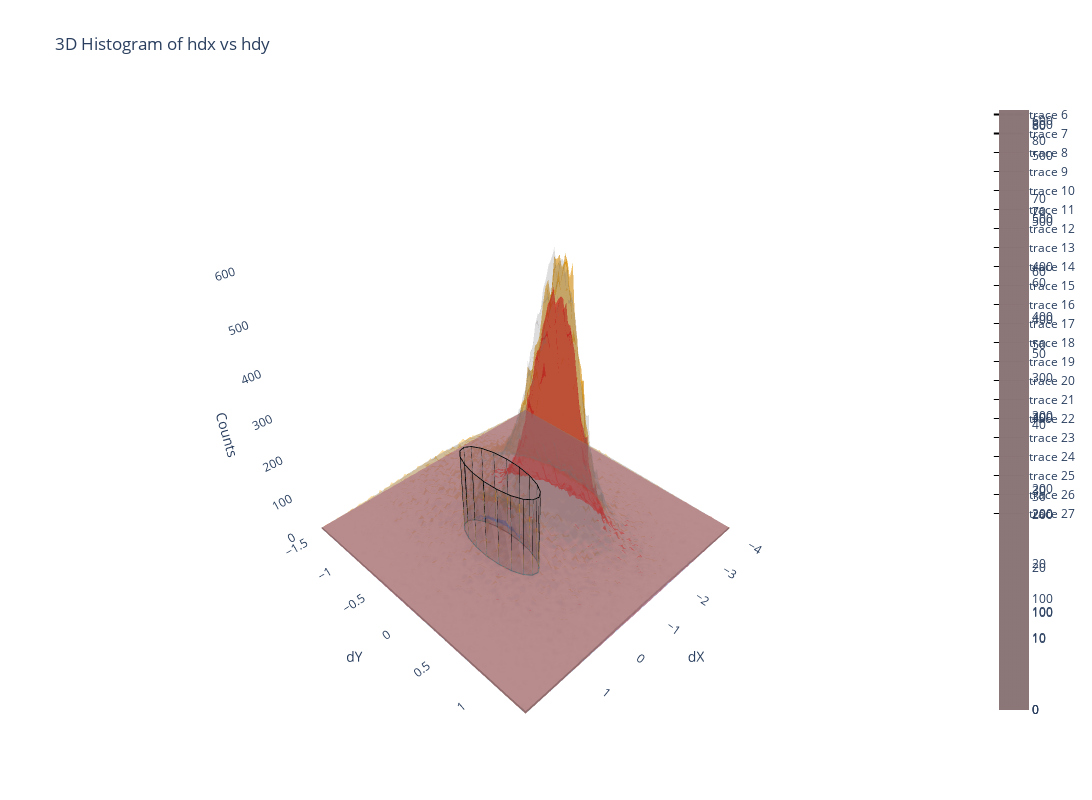

Write notebook code for a chart like this one.
### Code cell
import plotly.graph_objects as go
import numpy as np
fig = go.Figure()
if config=='2':
    countsmax=200
if config=='3':
    countsmax=200
if config=='4':
    countsmax=200

x_centers1 = (x_edges1[:-1] + x_edges1[1:]) / 2
y_centers1 = (y_edges1[:-1] + y_edges1[1:]) / 2

x_centers2 = (x_edges2[:-1] + x_edges2[1:]) / 2
y_centers2 = (y_edges2[:-1] + y_edges2[1:]) / 2

x_centers3 = (x_edges3[:-1] + x_edges3[1:]) / 2
y_centers3 = (y_edges3[:-1] + y_edges3[1:]) / 2

x_centers4 = (x_edges4[:-1] + x_edges4[1:]) / 2
y_centers4 = (y_edges4[:-1] + y_edges4[1:]) / 2

x_centers5 = (x_edges5[:-1] + x_edges5[1:]) / 2
y_centers5 = (y_edges5[:-1] + y_edges5[1:]) / 2

constant_color1 = np.ones_like(bin_contents1.T)
constant_color2 = np.ones_like(bin_contents2.T)

red_colorscale = [[0, 'rgba(255,0,0,0.6)'], [1, 'rgba(255,0,0,0.6)']]
blue_colorscale = [[0, 'rgba(0,0,255,0.6)'], [1, 'rgba(0,0,255,0.6)']]
dodger_blue_colorscale = [[0, 'rgba(30,144,255,0.6)'], [1, 'rgba(30,144,255,0.6)']]
orange_colorscale = [[0, 'rgba(255,165,0,0.6)'], [1, 'rgba(255,165,0,0.6)']]
magenta_colorscale = [[0, 'rgba(255,0,255,0.6)'], [1, 'rgba(255,0,255,0.6)']]
gray_colorscale = [[0, 'rgba(128,128,128,0.6)'], [1, 'rgba(128,128,128,0.6)']]
white_colorscale = [[0, 'rgba(255,255,255,0.6)'], [1, 'rgba(255,255,255,0.6)']]
green_colorscale = [[0, 'rgba(0,255,0,0.6)'], [1, 'rgba(0,255,0,0.6)']]

# Create the 3D histogram plot using plotly
alph=.6
#data
fig.add_trace(go.Surface(z=bin_contents1.T, x=x_centers1, y=y_centers1, colorscale=orange_colorscale, opacity=alph))

#neutron
fig.add_trace(go.Surface(z=bin_contents3.T, x=x_centers3, y=y_centers3,colorscale=dodger_blue_colorscale, opacity=alph))
#proton
fig.add_trace(go.Surface(z=bin_contents5.T, x=x_centers5, y=y_centers5,colorscale=red_colorscale, opacity=alph))
#background
fig.add_trace(go.Surface(z=bin_contents4.T, x=x_centers4, y=y_centers4,colorscale=gray_colorscale, opacity=alph))
#fit
fig.add_trace(go.Surface(z=bin_contents2.T, x=x_centers2, y=y_centers2,colorscale=gray_colorscale, opacity=.2))


x_center = (dxmin + dxmax) / 2
y_center = (dymin + dymax) / 2
a = (dxmax - dxmin) / 2
b = (dymax - dymin) / 2
theta = np.linspace(0, 2 * np.pi, 20)
x_ellipse = x_center + a * np.cos(theta)
y_ellipse = y_center + b * np.sin(theta)
z_bottom = np.zeros_like(theta)
z_top = np.ones_like(theta) * countsmax
x_cylinder = np.concatenate([x_ellipse, x_ellipse])
y_cylinder = np.concatenate([y_ellipse, y_ellipse])
z_cylinder = np.concatenate([z_bottom, z_top])

# Create the vertex indices for the sides of the cylinder
i = []
j = []
k = []

num_points = len(theta)
for t in range(num_points - 1):
    i.extend([t, t, t + num_points])
    j.extend([t + 1, t + 1 + num_points, t + 1 + num_points])
    k.extend([t + num_points, t + 1, t])

# Close the cylinder by connecting the last points to the first
i.extend([num_points - 1, num_points - 1, 0])
j.extend([0, num_points, num_points])
k.extend([num_points, 0, num_points - 1])

# Add the cylindrical surface
fig.add_trace(go.Mesh3d(
    x=x_cylinder,
    y=y_cylinder,
    z=z_cylinder,
    i=i,
    j=j,
    k=k,
    color='black',
    opacity=0.05,
    name='Elliptical Cylinder'
))

fig.add_trace(go.Scatter3d(x=x_ellipse, y=y_ellipse, z=z_bottom, mode='lines', line=dict(color='black', width=2)))

# Add the top of the cylinder
fig.add_trace(go.Scatter3d(x=x_ellipse, y=y_ellipse, z=z_top, mode='lines', line=dict(color='black', width=2)))

# Add the sides of the cylinder
for i in range(len(theta)):
    fig.add_trace(go.Scatter3d(
        x=[x_ellipse[i], x_ellipse[i]],
        y=[y_ellipse[i], y_ellipse[i]],
        z=[z_bottom[i], z_top[i]],
        mode='lines',
        line=dict(color='black', width=1)
    ))
fig.update_layout(
    title='3D Histogram of hdx vs hdy',
    scene = dict(
        xaxis_title='dX',
        yaxis_title='dY',
        zaxis_title='Counts'
    ),
    width=1200,  # Adjust the width here
    height=800   # Adjust the height here
)
fig.update_layout(scene=dict(
    xaxis=dict(
        showgrid=False,
        zeroline=False,
        showbackground=True,
        backgroundcolor='white'
    ),
    yaxis=dict(
        showgrid=False,
        zeroline=False,
        showbackground=True,
        backgroundcolor='white'
    ),
    zaxis=dict(
        showgrid=False,
        zeroline=False,
        showbackground=True,
        backgroundcolor='white'
    ),
))
fig.show()

### Figure 1 — Plotly figure (JSON) as saved in the notebook; plotly's stock layout.template omitted (floating-point values rounded to 4 significant figures; data arrays with more than 128 entries replaced by an {"elided": "..."} marker saying what was removed)
{"data": [{"colorscale": [[0, "rgba(255,165,0,0.6)"], [1, "rgba(255,165,0,0.6)"]], "opacity": 0.6, "type": "surface", "x": [-3.935, -3.87, -3.805, -3.74, -3.675, -3.61, -3.545, -3.48, -3.415, -3.35, -3.285, -3.22, -3.155, -3.09, -3.025, -2.96, -2.895, -2.83, -2.765, -2.7, -2.635, -2.57, -2.505, -2.44, -2.375, -2.31, -2.245, -2.18, -2.115, -2.05, -1.985, -1.92, -1.855, -1.79, -1.725, -1.66, -1.595, -1.53, -1.465, -1.4, -1.335, -1.27, -1.205, -1.14, -1.075, -1.01, -0.945, -0.88, -0.815, -0.75, -0.685, -0.62, -0.555, -0.49, -0.425, -0.36, -0.295, -0.23, -0.165, -0.1, -0.035, 0.03, 0.095, 0.16, 0.225, 0.29, 0.355, 0.42, 0.485, 0.55, 0.615, 0.68, 0.745, 0.81, 0.875, 0.94, 1.005, 1.07, 1.135, 1.2, 1.265, 1.33, 1.395, 1.46, 1.525, 1.59, 1.655, 1.72, 1.785, 1.85, 1.915, 1.98, 2.045, 2.11, 2.175, 2.24, 2.305, 2.37, 2.435], "y": [-1.47, -1.44, -1.41, -1.38, -1.35, -1.32, -1.29, -1.26, -1.23, -1.2, -1.17, -1.14, -1.11, -1.08, -1.05, -1.02, -0.99, -0.96, -0.93, -0.9, -0.87, -0.84, -0.81, -0.78, -0.75, -0.72, -0.69, -0.66, -0.63, -0.6, -0.57, -0.54, -0.51, -0.48, -0.45, -0.42, -0.39, -0.36, -0.33, -0.3, -0.27, -0.24, -0.21, -0.18, -0.15, -0.12, -0.09, -0.06, -0.03, -1.388e-17, 0.03, 0.06, 0.09, 0.12, 0.15, 0.18, 0.21, 0.24, 0.27, 0.3, 0.33, 0.36, 0.39, 0.42, 0.45, 0.48, 0.51, 0.54, 0.57, 0.6, 0.63, 0.66, 0.69, 0.72, 0.75, 0.78, 0.81, 0.84, 0.87, 0.9, 0.93, 0.96, 0.99, 1.02, 1.05, 1.08, 1.11, 1.14, 1.17, 1.2, 1.23, 1.26, 1.29, 1.32, 1.35, 1.38, 1.41, 1.44, 1.47], "z": {"elided": "100x100 int values"}}, {"colorscale": [[0, "rgba(30,144,255,0.6)"], [1, "rgba(30,144,255,0.6)"]], "opacity": 0.6, "type": "surface", "x": [-3.935, -3.87, -3.805, -3.74, -3.675, -3.61, -3.545, -3.48, -3.415, -3.35, -3.285, -3.22, -3.155, -3.09, -3.025, -2.96, -2.895, -2.83, -2.765, -2.7, -2.635, -2.57, -2.505, -2.44, -2.375, -2.31, -2.245, -2.18, -2.115, -2.05, -1.985, -1.92, -1.855, -1.79, -1.725, -1.66, -1.595, -1.53, -1.465, -1.4, -1.335, -1.27, -1.205, -1.14, -1.075, -1.01, -0.945, -0.88, -0.815, -0.75, -0.685, -0.62, -0.555, -0.49, -0.425, -0.36, -0.295, -0.23, -0.165, -0.1, -0.035, 0.03, 0.095, 0.16, 0.225, 0.29, 0.355, 0.42, 0.485, 0.55, 0.615, 0.68, 0.745, 0.81, 0.875, 0.94, 1.005, 1.07, 1.135, 1.2, 1.265, 1.33, 1.395, 1.46, 1.525, 1.59, 1.655, 1.72, 1.785, 1.85, 1.915, 1.98, 2.045, 2.11, 2.175, 2.24, 2.305, 2.37, 2.435], "y": [-1.47, -1.44, -1.41, -1.38, -1.35, -1.32, -1.29, -1.26, -1.23, -1.2, -1.17, -1.14, -1.11, -1.08, -1.05, -1.02, -0.99, -0.96, -0.93, -0.9, -0.87, -0.84, -0.81, -0.78, -0.75, -0.72, -0.69, -0.66, -0.63, -0.6, -0.57, -0.54, -0.51, -0.48, -0.45, -0.42, -0.39, -0.36, -0.33, -0.3, -0.27, -0.24, -0.21, -0.18, -0.15, -0.12, -0.09, -0.06, -0.03, -1.388e-17, 0.03, 0.06, 0.09, 0.12, 0.15, 0.18, 0.21, 0.24, 0.27, 0.3, 0.33, 0.36, 0.39, 0.42, 0.45, 0.48, 0.51, 0.54, 0.57, 0.6, 0.63, 0.66, 0.69, 0.72, 0.75, 0.78, 0.81, 0.84, 0.87, 0.9, 0.93, 0.96, 0.99, 1.02, 1.05, 1.08, 1.11, 1.14, 1.17, 1.2, 1.23, 1.26, 1.29, 1.32, 1.35, 1.38, 1.41, 1.44, 1.47], "z": {"elided": "100x100 float values"}}, {"colorscale": [[0, "rgba(255,0,0,0.6)"], [1, "rgba(255,0,0,0.6)"]], "opacity": 0.6, "type": "surface", "x": [-3.935, -3.87, -3.805, -3.74, -3.675, -3.61, -3.545, -3.48, -3.415, -3.35, -3.285, -3.22, -3.155, -3.09, -3.025, -2.96, -2.895, -2.83, -2.765, -2.7, -2.635, -2.57, -2.505, -2.44, -2.375, -2.31, -2.245, -2.18, -2.115, -2.05, -1.985, -1.92, -1.855, -1.79, -1.725, -1.66, -1.595, -1.53, -1.465, -1.4, -1.335, -1.27, -1.205, -1.14, -1.075, -1.01, -0.945, -0.88, -0.815, -0.75, -0.685, -0.62, -0.555, -0.49, -0.425, -0.36, -0.295, -0.23, -0.165, -0.1, -0.035, 0.03, 0.095, 0.16, 0.225, 0.29, 0.355, 0.42, 0.485, 0.55, 0.615, 0.68, 0.745, 0.81, 0.875, 0.94, 1.005, 1.07, 1.135, 1.2, 1.265, 1.33, 1.395, 1.46, 1.525, 1.59, 1.655, 1.72, 1.785, 1.85, 1.915, 1.98, 2.045, 2.11, 2.175, 2.24, 2.305, 2.37, 2.435], "y": [-1.47, -1.44, -1.41, -1.38, -1.35, -1.32, -1.29, -1.26, -1.23, -1.2, -1.17, -1.14, -1.11, -1.08, -1.05, -1.02, -0.99, -0.96, -0.93, -0.9, -0.87, -0.84, -0.81, -0.78, -0.75, -0.72, -0.69, -0.66, -0.63, -0.6, -0.57, -0.54, -0.51, -0.48, -0.45, -0.42, -0.39, -0.36, -0.33, -0.3, -0.27, -0.24, -0.21, -0.18, -0.15, -0.12, -0.09, -0.06, -0.03, -1.388e-17, 0.03, 0.06, 0.09, 0.12, 0.15, 0.18, 0.21, 0.24, 0.27, 0.3, 0.33, 0.36, 0.39, 0.42, 0.45, 0.48, 0.51, 0.54, 0.57, 0.6, 0.63, 0.66, 0.69, 0.72, 0.75, 0.78, 0.81, 0.84, 0.87, 0.9, 0.93, 0.96, 0.99, 1.02, 1.05, 1.08, 1.11, 1.14, 1.17, 1.2, 1.23, 1.26, 1.29, 1.32, 1.35, 1.38, 1.41, 1.44, 1.47], "z": {"elided": "100x100 float values"}}, {"colorscale": [[0, "rgba(128,128,128,0.6)"], [1, "rgba(128,128,128,0.6)"]], "opacity": 0.6, "type": "surface", "x": [-3.935, -3.87, -3.805, -3.74, -3.675, -3.61, -3.545, -3.48, -3.415, -3.35, -3.285, -3.22, -3.155, -3.09, -3.025, -2.96, -2.895, -2.83, -2.765, -2.7, -2.635, -2.57, -2.505, -2.44, -2.375, -2.31, -2.245, -2.18, -2.115, -2.05, -1.985, -1.92, -1.855, -1.79, -1.725, -1.66, -1.595, -1.53, -1.465, -1.4, -1.335, -1.27, -1.205, -1.14, -1.075, -1.01, -0.945, -0.88, -0.815, -0.75, -0.685, -0.62, -0.555, -0.49, -0.425, -0.36, -0.295, -0.23, -0.165, -0.1, -0.035, 0.03, 0.095, 0.16, 0.225, 0.29, 0.355, 0.42, 0.485, 0.55, 0.615, 0.68, 0.745, 0.81, 0.875, 0.94, 1.005, 1.07, 1.135, 1.2, 1.265, 1.33, 1.395, 1.46, 1.525, 1.59, 1.655, 1.72, 1.785, 1.85, 1.915, 1.98, 2.045, 2.11, 2.175, 2.24, 2.305, 2.37, 2.435], "y": [-1.47, -1.44, -1.41, -1.38, -1.35, -1.32, -1.29, -1.26, -1.23, -1.2, -1.17, -1.14, -1.11, -1.08, -1.05, -1.02, -0.99, -0.96, -0.93, -0.9, -0.87, -0.84, -0.81, -0.78, -0.75, -0.72, -0.69, -0.66, -0.63, -0.6, -0.57, -0.54, -0.51, -0.48, -0.45, -0.42, -0.39, -0.36, -0.33, -0.3, -0.27, -0.24, -0.21, -0.18, -0.15, -0.12, -0.09, -0.06, -0.03, -1.388e-17, 0.03, 0.06, 0.09, 0.12, 0.15, 0.18, 0.21, 0.24, 0.27, 0.3, 0.33, 0.36, 0.39, 0.42, 0.45, 0.48, 0.51, 0.54, 0.57, 0.6, 0.63, 0.66, 0.69, 0.72, 0.75, 0.78, 0.81, 0.84, 0.87, 0.9, 0.93, 0.96, 0.99, 1.02, 1.05, 1.08, 1.11, 1.14, 1.17, 1.2, 1.23, 1.26, 1.29, 1.32, 1.35, 1.38, 1.41, 1.44, 1.47], "z": {"elided": "100x100 float values"}}, {"colorscale": [[0, "rgba(128,128,128,0.6)"], [1, "rgba(128,128,128,0.6)"]], "opacity": 0.2, "type": "surface", "x": [-3.935, -3.87, -3.805, -3.74, -3.675, -3.61, -3.545, -3.48, -3.415, -3.35, -3.285, -3.22, -3.155, -3.09, -3.025, -2.96, -2.895, -2.83, -2.765, -2.7, -2.635, -2.57, -2.505, -2.44, -2.375, -2.31, -2.245, -2.18, -2.115, -2.05, -1.985, -1.92, -1.855, -1.79, -1.725, -1.66, -1.595, -1.53, -1.465, -1.4, -1.335, -1.27, -1.205, -1.14, -1.075, -1.01, -0.945, -0.88, -0.815, -0.75, -0.685, -0.62, -0.555, -0.49, -0.425, -0.36, -0.295, -0.23, -0.165, -0.1, -0.035, 0.03, 0.095, 0.16, 0.225, 0.29, 0.355, 0.42, 0.485, 0.55, 0.615, 0.68, 0.745, 0.81, 0.875, 0.94, 1.005, 1.07, 1.135, 1.2, 1.265, 1.33, 1.395, 1.46, 1.525, 1.59, 1.655, 1.72, 1.785, 1.85, 1.915, 1.98, 2.045, 2.11, 2.175, 2.24, 2.305, 2.37, 2.435], "y": [-1.47, -1.44, -1.41, -1.38, -1.35, -1.32, -1.29, -1.26, -1.23, -1.2, -1.17, -1.14, -1.11, -1.08, -1.05, -1.02, -0.99, -0.96, -0.93, -0.9, -0.87, -0.84, -0.81, -0.78, -0.75, -0.72, -0.69, -0.66, -0.63, -0.6, -0.57, -0.54, -0.51, -0.48, -0.45, -0.42, -0.39, -0.36, -0.33, -0.3, -0.27, -0.24, -0.21, -0.18, -0.15, -0.12, -0.09, -0.06, -0.03, -1.388e-17, 0.03, 0.06, 0.09, 0.12, 0.15, 0.18, 0.21, 0.24, 0.27, 0.3, 0.33, 0.36, 0.39, 0.42, 0.45, 0.48, 0.51, 0.54, 0.57, 0.6, 0.63, 0.66, 0.69, 0.72, 0.75, 0.78, 0.81, 0.84, 0.87, 0.9, 0.93, 0.96, 0.99, 1.02, 1.05, 1.08, 1.11, 1.14, 1.17, 1.2, 1.23, 1.26, 1.29, 1.32, 1.35, 1.38, 1.41, 1.44, 1.47], "z": {"elided": "100x100 float values"}}, {"color": "black", "i": [0, 0, 20, 1, 1, 21, 2, 2, 22, 3, 3, 23, 4, 4, 24, 5, 5, 25, 6, 6, 26, 7, 7, 27, 8, 8, 28, 9, 9, 29, 10, 10, 30, 11, 11, 31, 12, 12, 32, 13, 13, 33, 14, 14, 34, 15, 15, 35, 16, 16, 36, 17, 17, 37, 18, 18, 38, 19, 19, 0], "j": [1, 21, 21, 2, 22, 22, 3, 23, 23, 4, 24, 24, 5, 25, 25, 6, 26, 26, 7, 27, 27, 8, 28, 28, 9, 29, 29, 10, 30, 30, 11, 31, 31, 12, 32, 32, 13, 33, 33, 14, 34, 34, 15, 35, 35, 16, 36, 36, 17, 37, 37, 18, 38, 38, 19, 39, 39, 0, 20, 20], "k": [20, 1, 0, 21, 2, 1, 22, 3, 2, 23, 4, 3, 24, 5, 4, 25, 6, 5, 26, 7, 6, 27, 8, 7, 28, 9, 8, 29, 10, 9, 30, 11, 10, 31, 12, 11, 32, 13, 12, 33, 14, 13, 34, 15, 14, 35, 16, 15, 36, 17, 16, 37, 18, 17, 38, 19, 18, 20, 0, 19], "name": "Elliptical Cylinder", "opacity": 0.05, "type": "mesh3d", "x": [0.4, 0.3783, 0.3157, 0.2188, 0.09819, -0.03303, -0.1607, -0.2709, -0.3518, -0.3945, -0.3945, -0.3518, -0.2709, -0.1607, -0.03303, 0.09819, 0.2188, 0.3157, 0.3783, 0.4, 0.4, 0.3783, 0.3157, 0.2188, 0.09819, -0.03303, -0.1607, -0.2709, -0.3518, -0.3945, -0.3945, -0.3518, -0.2709, -0.1607, -0.03303, 0.09819, 0.2188, 0.3157, 0.3783, 0.4], "y": [0, 0.1623, 0.3071, 0.4186, 0.4847, 0.4983, 0.4579, 0.3679, 0.238, 0.0823, -0.0823, -0.238, -0.3679, -0.4579, -0.4983, -0.4847, -0.4186, -0.3071, -0.1623, -1.225e-16, 0, 0.1623, 0.3071, 0.4186, 0.4847, 0.4983, 0.4579, 0.3679, 0.238, 0.0823, -0.0823, -0.238, -0.3679, -0.4579, -0.4983, -0.4847, -0.4186, -0.3071, -0.1623, -1.225e-16], "z": [0, 0, 0, 0, 0, 0, 0, 0, 0, 0, 0, 0, 0, 0, 0, 0, 0, 0, 0, 0, 200, 200, 200, 200, 200, 200, 200, 200, 200, 200, 200, 200, 200, 200, 200, 200, 200, 200, 200, 200]}, {"line": {"color": "black", "width": 2}, "mode": "lines", "type": "scatter3d", "x": [0.4, 0.3783, 0.3157, 0.2188, 0.09819, -0.03303, -0.1607, -0.2709, -0.3518, -0.3945, -0.3945, -0.3518, -0.2709, -0.1607, -0.03303, 0.09819, 0.2188, 0.3157, 0.3783, 0.4], "y": [0, 0.1623, 0.3071, 0.4186, 0.4847, 0.4983, 0.4579, 0.3679, 0.238, 0.0823, -0.0823, -0.238, -0.3679, -0.4579, -0.4983, -0.4847, -0.4186, -0.3071, -0.1623, -1.225e-16], "z": [0, 0, 0, 0, 0, 0, 0, 0, 0, 0, 0, 0, 0, 0, 0, 0, 0, 0, 0, 0]}, {"line": {"color": "black", "width": 2}, "mode": "lines", "type": "scatter3d", "x": [0.4, 0.3783, 0.3157, 0.2188, 0.09819, -0.03303, -0.1607, -0.2709, -0.3518, -0.3945, -0.3945, -0.3518, -0.2709, -0.1607, -0.03303, 0.09819, 0.2188, 0.3157, 0.3783, 0.4], "y": [0, 0.1623, 0.3071, 0.4186, 0.4847, 0.4983, 0.4579, 0.3679, 0.238, 0.0823, -0.0823, -0.238, -0.3679, -0.4579, -0.4983, -0.4847, -0.4186, -0.3071, -0.1623, -1.225e-16], "z": [200, 200, 200, 200, 200, 200, 200, 200, 200, 200, 200, 200, 200, 200, 200, 200, 200, 200, 200, 200]}, {"line": {"color": "black", "width": 1}, "mode": "lines", "type": "scatter3d", "x": [0.4, 0.4], "y": [0, 0], "z": [0, 200]}, {"line": {"color": "black", "width": 1}, "mode": "lines", "type": "scatter3d", "x": [0.3783, 0.3783], "y": [0.1623, 0.1623], "z": [0, 200]}, {"line": {"color": "black", "width": 1}, "mode": "lines", "type": "scatter3d", "x": [0.3157, 0.3157], "y": [0.3071, 0.3071], "z": [0, 200]}, {"line": {"color": "black", "width": 1}, "mode": "lines", "type": "scatter3d", "x": [0.2188, 0.2188], "y": [0.4186, 0.4186], "z": [0, 200]}, {"line": {"color": "black", "width": 1}, "mode": "lines", "type": "scatter3d", "x": [0.09819, 0.09819], "y": [0.4847, 0.4847], "z": [0, 200]}, {"line": {"color": "black", "width": 1}, "mode": "lines", "type": "scatter3d", "x": [-0.03303, -0.03303], "y": [0.4983, 0.4983], "z": [0, 200]}, {"line": {"color": "black", "width": 1}, "mode": "lines", "type": "scatter3d", "x": [-0.1607, -0.1607], "y": [0.4579, 0.4579], "z": [0, 200]}, {"line": {"color": "black", "width": 1}, "mode": "lines", "type": "scatter3d", "x": [-0.2709, -0.2709], "y": [0.3679, 0.3679], "z": [0, 200]}, {"line": {"color": "black", "width": 1}, "mode": "lines", "type": "scatter3d", "x": [-0.3518, -0.3518], "y": [0.238, 0.238], "z": [0, 200]}, {"line": {"color": "black", "width": 1}, "mode": "lines", "type": "scatter3d", "x": [-0.3945, -0.3945], "y": [0.0823, 0.0823], "z": [0, 200]}, {"line": {"color": "black", "width": 1}, "mode": "lines", "type": "scatter3d", "x": [-0.3945, -0.3945], "y": [-0.0823, -0.0823], "z": [0, 200]}, {"line": {"color": "black", "width": 1}, "mode": "lines", "type": "scatter3d", "x": [-0.3518, -0.3518], "y": [-0.238, -0.238], "z": [0, 200]}, {"line": {"color": "black", "width": 1}, "mode": "lines", "type": "scatter3d", "x": [-0.2709, -0.2709], "y": [-0.3679, -0.3679], "z": [0, 200]}, {"line": {"color": "black", "width": 1}, "mode": "lines", "type": "scatter3d", "x": [-0.1607, -0.1607], "y": [-0.4579, -0.4579], "z": [0, 200]}, {"line": {"color": "black", "width": 1}, "mode": "lines", "type": "scatter3d", "x": [-0.03303, -0.03303], "y": [-0.4983, -0.4983], "z": [0, 200]}, {"line": {"color": "black", "width": 1}, "mode": "lines", "type": "scatter3d", "x": [0.09819, 0.09819], "y": [-0.4847, -0.4847], "z": [0, 200]}, {"line": {"color": "black", "width": 1}, "mode": "lines", "type": "scatter3d", "x": [0.2188, 0.2188], "y": [-0.4186, -0.4186], "z": [0, 200]}, {"line": {"color": "black", "width": 1}, "mode": "lines", "type": "scatter3d", "x": [0.3157, 0.3157], "y": [-0.3071, -0.3071], "z": [0, 200]}, {"line": {"color": "black", "width": 1}, "mode": "lines", "type": "scatter3d", "x": [0.3783, 0.3783], "y": [-0.1623, -0.1623], "z": [0, 200]}, {"line": {"color": "black", "width": 1}, "mode": "lines", "type": "scatter3d", "x": [0.4, 0.4], "y": [-1.225e-16, -1.225e-16], "z": [0, 200]}], "layout": {"height": 800, "scene": {"xaxis": {"backgroundcolor": "white", "showbackground": true, "showgrid": false, "title": {"text": "dX"}, "zeroline": false}, "yaxis": {"backgroundcolor": "white", "showbackground": true, "showgrid": false, "title": {"text": "dY"}, "zeroline": false}, "zaxis": {"backgroundcolor": "white", "showbackground": true, "showgrid": false, "title": {"text": "Counts"}, "zeroline": false}}, "title": {"text": "3D Histogram of hdx vs hdy"}, "width": 1200}}
